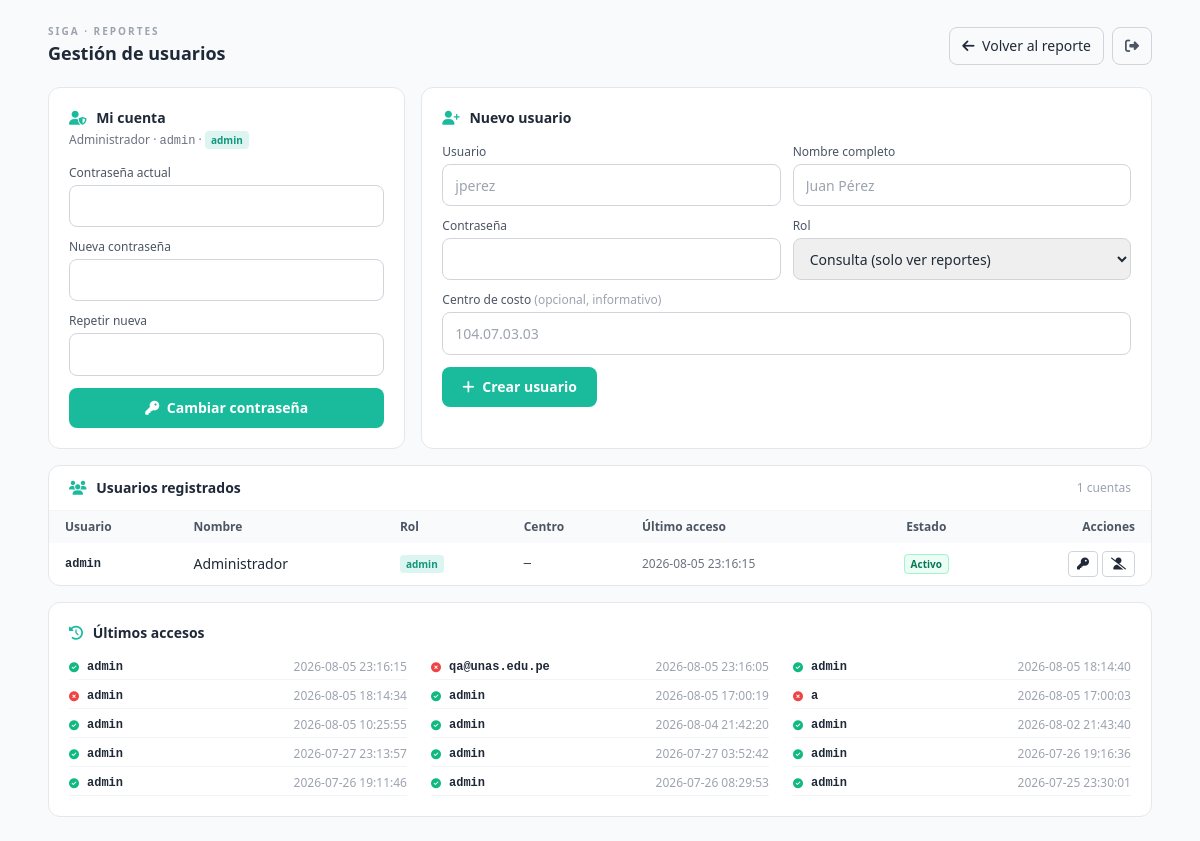
/public_html/usuarios.php (signed in), run on an earlier commit of the app's database.
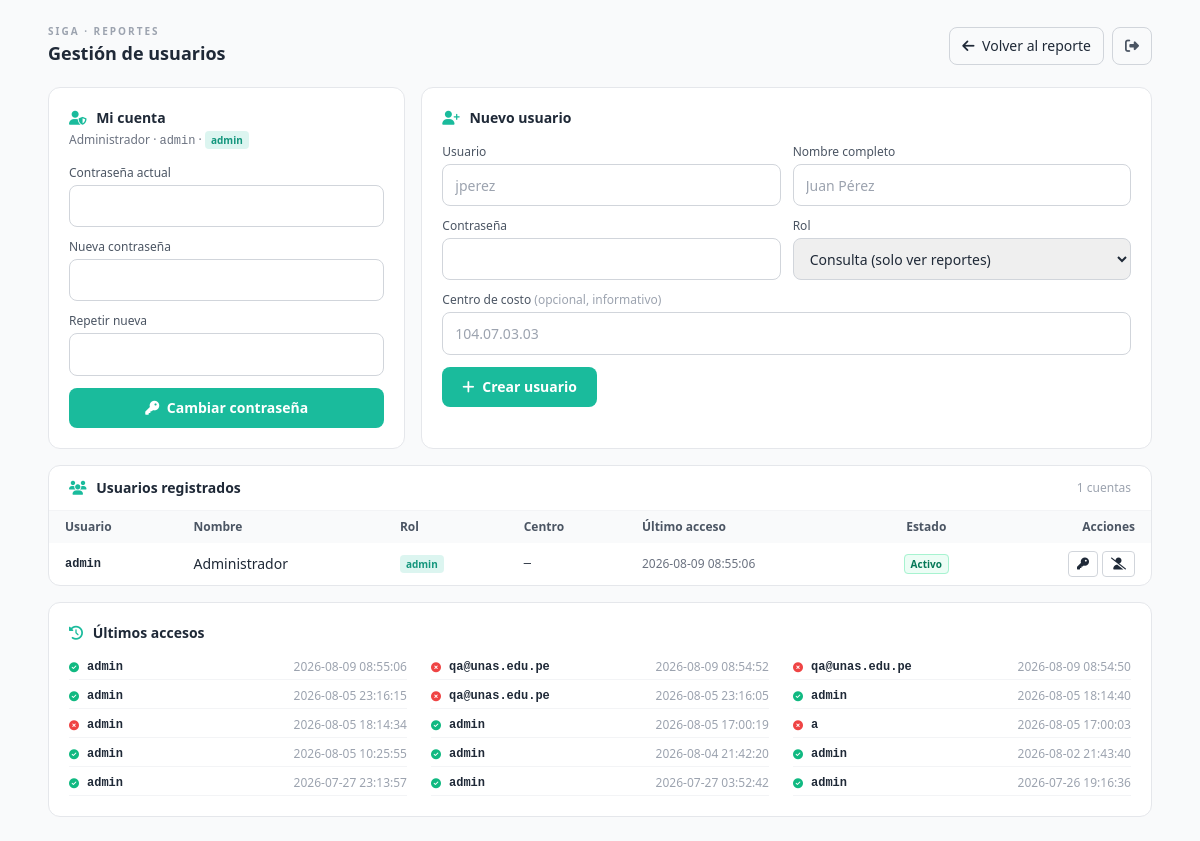
And on a later commit of the database.
### tables this page shows
CREATE TABLE usuarios (
                id             INTEGER PRIMARY KEY AUTOINCREMENT,
                usuario        TEXT    NOT NULL UNIQUE,
                nombre         TEXT    NOT NULL,
                clave_hash     TEXT    NOT NULL,
                rol            TEXT    NOT NULL DEFAULT 'consulta',
                centro_costo   TEXT,
                activo         INTEGER NOT NULL DEFAULT 1,
                intentos       INTEGER NOT NULL DEFAULT 0,
                bloqueado_hasta INTEGER,
                ultimo_acceso  TEXT,
                creado         TEXT    NOT NULL DEFAULT (datetime('now','localtime'))
            );

CREATE TABLE accesos (
                id       INTEGER PRIMARY KEY AUTOINCREMENT,
                usuario  TEXT NOT NULL,
                exito    INTEGER NOT NULL,
                ip       TEXT,
                fecha    TEXT NOT NULL DEFAULT (datetime('now','localtime'))
            );

### public_html/Auth.php (called while the page is built, shortened)
<?php
class Auth
{
    private PDO $db;
    public function __construct(?string $dbPath = null)
    {
        $dbPath = $dbPath ?: __DIR__ . '/data/siga_reporter.sqlite';
        $dir = dirname($dbPath);
        $this->db = new PDO('sqlite:' . $dbPath, null, null, [
            PDO::ATTR_ERRMODE            => PDO::ERRMODE_EXCEPTION,
            PDO::ATTR_DEFAULT_FETCH_MODE => PDO::FETCH_ASSOC,
        ]);
        $this->db->exec('PRAGMA journal_mode = WAL');
        $this->db->exec('PRAGMA foreign_keys = ON');
        $this->crearEsquema();
    }
    private function crearEsquema(): void
    {
        $this->db->exec("
            CREATE TABLE IF NOT EXISTS usuarios (
                id             INTEGER PRIMARY KEY AUTOINCREMENT,
                usuario        TEXT    NOT NULL UNIQUE,
                nombre         TEXT    NOT NULL,
                clave_hash     TEXT    NOT NULL,
                rol            TEXT    NOT NULL DEFAULT 'consulta',
                centro_costo   TEXT,
                activo         INTEGER NOT NULL DEFAULT 1,
                intentos       INTEGER NOT NULL DEFAULT 0,
                bloqueado_hasta INTEGER,
                ultimo_acceso  TEXT,
                creado         TEXT    NOT NULL DEFAULT (datetime('now','localtime'))
            )");
        $this->db->exec("
            CREATE TABLE IF NOT EXISTS accesos (
                id       INTEGER PRIMARY KEY AUTOINCREMENT,
                usuario  TEXT NOT NULL,
                exito    INTEGER NOT NULL,
                ip       TEXT,
                fecha    TEXT NOT NULL DEFAULT (datetime('now','localtime'))
            )");
        $n = (int)$this->db->query("SELECT COUNT(*) FROM usuarios")->fetchColumn();
    }
    public function logueado(): bool
    {
        return !empty($_SESSION['uid']);
    }
    public function usuario(): ?array
    {
        return [
            'id'     => $_SESSION['uid'],
            'usuario'=> $_SESSION['uusuario'] ?? '',
            'nombre' => $_SESSION['unombre']  ?? '',
            'rol'    => $_SESSION['urol']     ?? 'consulta',
        ];
    }
    public function usuarios(): array
    {
        return $this->db->query("SELECT id, usuario, nombre, rol, activo, centro_costo, ultimo_acceso, creado
                                 FROM usuarios ORDER BY activo DESC, usuario")->fetchAll();
    }
    public function esAdmin(): bool
    {
        return ($this->usuario()['rol'] ?? '') === 'admin';
    }
    public function bitacora(int $limite = 30): array
    {
        $st = $this->db->prepare("SELECT usuario, exito, ip, fecha FROM accesos ORDER BY id DESC LIMIT ?");
        $st->bindValue(1, $limite, PDO::PARAM_INT);
        $st->execute();
        return $st->fetchAll();
    }
}

### public_html/usuarios.php (the view, shortened to what this page needs)
<?php
require __DIR__ . '/Auth.php';
$auth = new Auth();
$auth->exigirLogin();
$USR   = $auth->usuario();
$admin = $auth->esAdmin();
$usuarios = $admin ? $auth->usuarios() : [];
$bitacora = $admin ? $auth->bitacora(15) : [];
?>
<!doctype html><html lang="es"><head>
<script src="https://cdn.tailwindcss.com"></script>
<link rel="stylesheet" href="https://cdnjs.cloudflare.com/ajax/libs/font-awesome/6.5.2/css/all.min.css">
</head>
<body class="bg-gray-50 text-gray-800 min-h-screen">
<div class="max-w-6xl mx-auto p-4 sm:p-6">
  <header class="flex items-center justify-between gap-3 mb-5">
    <div>
      <p class="text-[10px] font-bold tracking-[.2em] text-gray-400 uppercase">SIGA · Reportes</p>
      <h1 class="text-lg font-bold">Gestión de usuarios</h1>
    </div>
    <div class="flex items-center gap-2">
      <a href="index.php" class="px-3 py-2 text-sm rounded-lg border border-gray-300 hover:bg-white">
        <i class="fa-solid fa-arrow-left mr-1"></i> Volver al reporte
      </a>
      <a href="logout.php" class="px-3 py-2 text-sm rounded-lg border border-gray-300 text-gray-600 hover:bg-red-50 hover:text-red-600 hover:border-red-200">
        <i class="fa-solid fa-right-from-bracket"></i>
      </a>
    </div>
  </header>
  <div class="grid lg:grid-cols-3 gap-4">
    <section class="card p-5 lg:col-span-1">
      <h2 class="font-bold text-sm mb-1"><i class="fa-solid fa-user-shield text-primary mr-1.5"></i> Mi cuenta</h2>
      <p class="text-xs text-gray-500 mb-4">
        <?= htmlspecialchars($USR['nombre']) ?> ·
        <span class="font-mono"><?= htmlspecialchars($USR['usuario']) ?></span> ·
        <span class="px-1.5 py-0.5 rounded text-[10px] font-bold <?= $admin ? 'bg-primary/15 text-primary-dark' : 'bg-gray-100 text-gray-600' ?>"><?= htmlspecialchars($USR['rol']) ?></span>
      </p>
      <form method="post" class="space-y-3">
        <div><label class="block text-xs text-gray-600 mb-1">Contraseña actual</label>
          <input type="password" name="actual" required class="inp"></div>
        <div><label class="block text-xs text-gray-600 mb-1">Nueva contraseña</label>
          <input type="password" name="nueva" required minlength="6" class="inp"></div>
        <div><label class="block text-xs text-gray-600 mb-1">Repetir nueva</label>
          <input type="password" name="repetir" required minlength="6" class="inp"></div>
        <button class="w-full py-2.5 rounded-lg text-sm font-semibold text-white" style="background:rgb(26,187,156)">
          <i class="fa-solid fa-key mr-1"></i> Cambiar contraseña
        </button>
      </form>
    </section>
    <?php if ($admin): ?>
    <section class="card p-5 lg:col-span-2">
      <h2 class="font-bold text-sm mb-4"><i class="fa-solid fa-user-plus text-primary mr-1.5"></i> Nuevo usuario</h2>
      <form method="post" class="grid sm:grid-cols-2 gap-3">
        <div><label class="block text-xs text-gray-600 mb-1">Usuario</label>
          <input name="usuario" required placeholder="jperez" class="inp"></div>
        <div><label class="block text-xs text-gray-600 mb-1">Nombre completo</label>
          <input name="nombre" required placeholder="Juan Pérez" class="inp"></div>
        <div><label class="block text-xs text-gray-600 mb-1">Contraseña</label>
          <input type="password" name="clave" required minlength="6" class="inp"></div>
        <div><label class="block text-xs text-gray-600 mb-1">Rol</label>
          <select name="rol" class="inp">
            <option value="consulta">Consulta (solo ver reportes)</option>
          </select></div>
        <div class="sm:col-span-2"><label class="block text-xs text-gray-600 mb-1">Centro de costo <span class="text-gray-400">(opcional, informativo)</span></label>
          <input name="centro" placeholder="104.07.03.03" class="inp"></div>
        <div class="sm:col-span-2">
          <button class="px-5 py-2.5 rounded-lg text-sm font-semibold text-white" style="background:rgb(26,187,156)">
            <i class="fa-solid fa-plus mr-1"></i> Crear usuario
          </button>
        </div>
      </form>
    </section>
    <section class="card lg:col-span-3 overflow-hidden">
      <div class="px-5 py-3 border-b border-gray-100 flex items-center justify-between">
        <h2 class="font-bold text-sm"><i class="fa-solid fa-users text-primary mr-1.5"></i> Usuarios registrados</h2>
        <span class="text-xs text-gray-400"><?= count($usuarios) ?> cuentas</span>
      </div>
      <div class="overflow-x-auto">
      <table class="min-w-full text-sm">
        <thead><tr class="bg-gray-50 text-gray-600 text-xs">
          <th class="text-left px-4 py-2 font-semibold">Usuario</th>
          <th class="text-left px-4 py-2 font-semibold">Nombre</th>
          <th class="text-left px-4 py-2 font-semibold">Rol</th>
          <th class="text-left px-4 py-2 font-semibold">Centro</th>
          <th class="text-left px-4 py-2 font-semibold">Último acceso</th>
          <th class="text-center px-4 py-2 font-semibold">Estado</th>
          <th class="text-right px-4 py-2 font-semibold">Acciones</th>
        </tr></thead>
        <tbody class="divide-y divide-gray-100">
        <?php foreach ($usuarios as $u): ?>
          <tr class="<?= $u['activo'] ? '' : 'bg-gray-50/70 text-gray-400' ?>">
            <td class="px-4 py-2 font-mono text-xs font-bold"><?= htmlspecialchars($u['usuario']) ?></td>
            <td class="px-4 py-2"><?= htmlspecialchars($u['nombre']) ?></td>
            <td class="px-4 py-2">
              <span class="px-1.5 py-0.5 rounded text-[10px] font-bold <?= $u['rol']==='admin' ? 'bg-primary/15 text-primary-dark' : 'bg-gray-100 text-gray-600' ?>">
                <?= htmlspecialchars($u['rol']) ?></span>
            </td>
            <td class="px-4 py-2 text-xs font-mono"><?= htmlspecialchars($u['centro_costo'] ?? '—') ?></td>
            <td class="px-4 py-2 text-xs text-gray-500"><?= htmlspecialchars($u['ultimo_acceso'] ?? 'Nunca') ?></td>
            <td class="px-4 py-2 text-center">
              <?php if ($u['activo']): ?><span class="text-[10px] font-bold text-emerald-700 bg-emerald-50 border border-emerald-200 rounded px-1.5 py-0.5">Activo</span>
              <?php else: ?><span class="text-[10px] font-bold text-gray-500 bg-gray-100 border border-gray-200 rounded px-1.5 py-0.5">Inactivo</span><?php endif; ?>
            </td>
            <td class="px-4 py-2">
              <div class="flex items-center gap-1 justify-end">
                <button type="button" class="btnReset px-2 py-1 text-xs rounded border border-gray-300 hover:bg-gray-50"
                        data-id="<?= $u['id'] ?>" data-u="<?= htmlspecialchars($u['usuario']) ?>" title="Restablecer contraseña">
                  <i class="fa-solid fa-key"></i></button>
                <form method="post" class="inline">
                  <button class="px-2 py-1 text-xs rounded border border-gray-300 hover:bg-gray-50" title="<?= $u['activo'] ? 'Desactivar' : 'Activar' ?>">
                    <i class="fa-solid <?= $u['activo'] ? 'fa-user-slash' : 'fa-user-check' ?>"></i></button>
                </form>
              </div>
            </td>
          </tr>
        <?php endforeach; ?>
        </tbody>
      </table>
      </div>
    </section>
    <section class="card lg:col-span-3 p-5">
      <h2 class="font-bold text-sm mb-3"><i class="fa-solid fa-clock-rotate-left text-primary mr-1.5"></i> Últimos accesos</h2>
      <div class="grid sm:grid-cols-2 lg:grid-cols-3 gap-x-6 gap-y-1 text-xs">
        <?php foreach ($bitacora as $b): ?>
          <div class="flex items-center gap-2 border-b border-gray-100 py-1">
            <i class="fa-solid <?= $b['exito'] ? 'fa-circle-check text-emerald-500' : 'fa-circle-xmark text-red-500' ?> text-[10px]"></i>
            <span class="font-mono font-bold"><?= htmlspecialchars($b['usuario']) ?></span>
            <span class="text-gray-400 ml-auto"><?= htmlspecialchars($b['fecha']) ?></span>
          </div>
        <?php endforeach; ?>
      </div>
    </section>
    <?php endif; ?>
  </div>
</div>
</body></html>

### public_html/usuarios.php (style rules this page uses)
.inp { width:100%;padding:.6rem .75rem;font-size:.875rem;border:1px solid #d1d5db;border-radius:.5rem;outline:none }
.card { background:#fff;border:1px solid #e5e7eb;border-radius:.75rem }

What changed in the data, as far as the page shows it:
no longer on this page (row unchanged): accesos: exito 1 (drawn), usuario "admin", fecha "2026-07-26 19:11:46"
no longer on this page (row unchanged): accesos: exito 1 (drawn), usuario "admin", fecha "2026-07-26 08:29:53"
no longer on this page (row unchanged): accesos: exito 1 (drawn), usuario "admin", fecha "2026-07-25 23:30:01"
changed usuarios "Administrador": ultimo_acceso "2026-08-05 23:16:15" → "2026-08-09 08:55:06"
added accesos: exito 1 (drawn), usuario "admin", fecha "2026-08-09 08:55:06"
added accesos: exito 0 (drawn), usuario "qa@unas.edu.pe", fecha "2026-08-09 08:54:52"
added accesos: exito 0 (drawn), usuario "qa@unas.edu.pe", fecha "2026-08-09 08:54:50"
